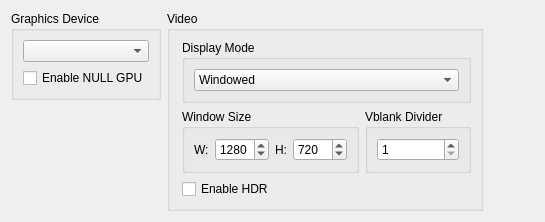
      <widget class="QWidget" name="graphicsTabLayout">
       <property name="geometry">
        <rect>
         <x>0</x>
         <y>0</y>
         <width>545</width>
         <height>141</height>
        </rect>
       </property>
       <layout class="QVBoxLayout" name="graphicsTabVLayout" stretch="0,0">
        <item>
         <layout class="QHBoxLayout" name="graphicsTabHLayout" stretch="1,1,1">
          <item>
           <layout class="QVBoxLayout" name="graphicsTabLayoutLeft">
            <item>
             <widget class="QGroupBox" name="graphicsAdapterGroupBox">
              <property name="title">
               <string>Graphics Device</string>
              </property>
              <layout class="QVBoxLayout" name="graphicsAdapterLayout">
               <item>
                <widget class="QComboBox" name="graphicsAdapterBox"/>
               </item>
               <item>
                <widget class="QCheckBox" name="nullGpuCheckBox">
                 <property name="text">
                  <string>Enable NULL GPU</string>
                 </property>
                </widget>
               </item>
              </layout>
             </widget>
            </item>
            <item>
             <widget class="QWidget" name="widgetgraphicsBottom" native="true">
              <layout class="QHBoxLayout" name="widgetgraphicsBottomHLayout">
               <property name="leftMargin">
                <number>0</number>
               </property>
               <property name="topMargin">
                <number>0</number>
               </property>
               <property name="rightMargin">
                <number>0</number>
               </property>
               <property name="bottomMargin">
                <number>0</number>
               </property>
               <item>
                <spacer name="verticalSpacer_2">
                 <property name="orientation">
                  <enum>Qt::Orientation::Vertical</enum>
                 </property>
                 <property name="sizeHint" stdset="0">
                  <size>
                   <width>20</width>
                   <height>40</height>
                  </size>
                 </property>
                </spacer>
               </item>
              </layout>
             </widget>
            </item>
           </layout>
          </item>
          <item>
           <layout class="QVBoxLayout" name="graphicsTabLayoutMiddle">
            <item>
             <widget class="QGroupBox" name="displayOptionsGroupBox">
              <property name="title">
               <string>Video</string>
              </property>
              <layout class="QVBoxLayout" name="layoutResolution">
               <property name="spacing">
                <number>6</number>
               </property>
               <property name="leftMargin">
                <number>12</number>
               </property>
               <item>
                <widget class="QGroupBox" name="displayModeGroupBox">
                 <property name="title">
                  <string>Display Mode</string>
                 </property>
                 <layout class="QVBoxLayout" name="displayModeLayout">
                  <item>
                   <widget class="QComboBox" name="displayModeComboBox">
                    <property name="sizePolicy">
                     <sizepolicy hsizetype="Expanding" vsizetype="Fixed">
                      <horstretch>0</horstretch>
                      <verstretch>0</verstretch>
                     </sizepolicy>
                    </property>
                    <item>
                     <property name="text">
                      <string>Windowed</string>
                     </property>
                    </item>
                    <item>
                     <property name="text">
                      <string>Fullscreen</string>
                     </property>
                    </item>
                    <item>
                     <property name="text">
                      <string>Fullscreen (Borderless)</string>
                     </property>
                    </item>
                   </widget>
                  </item>
                 </layout>
                </widget>
               </item>
               <item>
                <layout class="QHBoxLayout" name="windowSizeLayout">
                 <item>
                  <widget class="QGroupBox" name="windowSizeGroupBox">
                   <property name="title">
                    <string>Window Size</string>
                   </property>
                   <layout class="QHBoxLayout" name="resLayout">
                    <item>
                     <widget class="QLabel" name="widthLabel">
                      <property name="text">
                       <string>W:</string>
                      </property>
                     </widget>
                    </item>
                    <item>
                     <widget class="QSpinBox" name="widthSpinBox">
                      <property name="accelerated">
                       <bool>true</bool>
                      </property>
                      <property name="correctionMode">
                       <enum>QAbstractSpinBox::CorrectionMode::CorrectToNearestValue</enum>
                      </property>
                      <property name="keyboardTracking">
                       <bool>false</bool>
                      </property>
                      <property name="minimum">
                       <number>0</number>
                      </property>
                      <property name="maximum">
                       <number>9999</number>
                      </property>
                      <property name="value">
                       <number>1280</number>
                      </property>
                     </widget>
                    </item>
                    <item>
                     <widget class="QLabel" name="heightLabel">
                      <property name="text">
                       <string>H:</string>
                      </property>
                     </widget>
                    </item>
                    <item>
                     <widget class="QSpinBox" name="heightSpinBox">
                      <property name="frame">
                       <bool>true</bool>
                      </property>
                      <property name="accelerated">
                       <bool>true</bool>
                      </property>
                      <property name="correctionMode">
                       <enum>QAbstractSpinBox::CorrectionMode::CorrectToNearestValue</enum>
                      </property>
                      <property name="keyboardTracking">
                       <bool>false</bool>
                      </property>
                      <property name="minimum">
                       <number>0</number>
                      </property>
                      <property name="maximum">
                       <number>9999</number>
                      </property>
                      <property name="value">
                       <number>720</number>
                      </property>
                     </widget>
                    </item>
                   </layout>
                  </widget>
                 </item>
                 <item>
                  <widget class="QGroupBox" name="heightDivider">
                   <property name="title">
                    <string>Vblank Divider</string>
                   </property>
                   <layout class="QVBoxLayout" name="vblankLayout">
                    <item>
                     <widget class="QSpinBox" name="vblankSpinBox">
                      <property name="frame">
                       <bool>true</bool>
                      </property>
                      <property name="accelerated">
                       <bool>true</bool>
                      </property>
                      <property name="correctionMode">
                       <enum>QAbstractSpinBox::CorrectionMode::CorrectToNearestValue</enum>
                      </property>
                      <property name="keyboardTracking">
                       <bool>false</bool>
                      </property>
                      <property name="minimum">
                       <number>1</number>
                      </property>
                      <property name="maximum">
                       <number>9999</number>
                      </property>
                      <property name="value">
                       <number>1</number>
                      </property>
                     </widget>
                    </item>
                   </layout>
                  </widget>
                 </item>
                </layout>
               </item>
               <item>
                <widget class="QCheckBox" name="enableHDRCheckBox">
                 <property name="text">
                  <string>Enable HDR</string>
                 </property>
                </widget>
               </item>
              </layout>
             </widget>
            </item>
            <item>
             <spacer name="verticalSpacer">
              <property name="orientation">
               <enum>Qt::Orientation::Vertical</enum>
              </property>
              <property name="sizeHint" stdset="0">
               <size>
                <width>20</width>
                <height>40</height>
               </size>
              </property>
             </spacer>
            </item>
           </layout>
          </item>
          <item>
           <layout class="QVBoxLayout" name="graphicsTabLayoutRight">
            <property name="rightMargin">
             <number>12</number>
            </property>
            <property name="bottomMargin">
             <number>12</number>
            </property>
            <item>
             <spacer name="AdvancedSpacer">
              <property name="orientation">
               <enum>Qt::Orientation::Vertical</enum>
              </property>
              <property name="sizeHint" stdset="0">
               <size>
                <width>20</width>
                <height>40</height>
               </size>
              </property>
             </spacer>
            </item>
           </layout>
          </item>
         </layout>
        </item>
        <item>
         <spacer name="graphicSpacer">
          <property name="orientation">
           <enum>Qt::Orientation::Vertical</enum>
          </property>
          <property name="sizeHint" stdset="0">
           <size>
            <width>20</width>
            <height>40</height>
           </size>
          </property>
         </spacer>
        </item>
       </layout>
      </widget>
